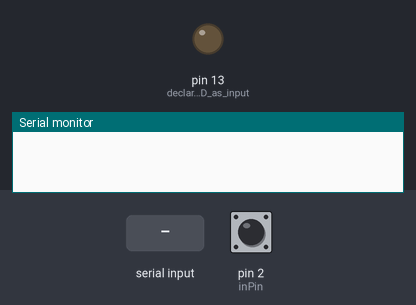
Recording of a sketch running on a simulated Arduino Uno, built with avr-gcc and run on an emulated ATmega328P. Shown: output pins drawn as LEDs (lit = HIGH), the last lines printed to the serial monitor. The test bench sets the inputs (shaded band); at power-on: pin 2 (inPin) HIGH. EEPROM starts erased.

Above: at 1.4 s.
1.5 s: "zapni" received over Serial
At 3.1 s:
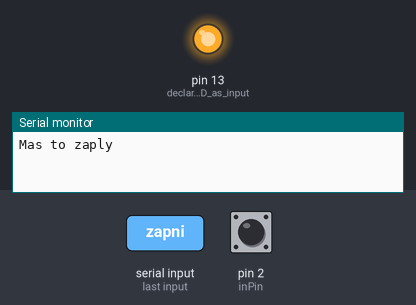
4.0 s: pin 2 (inPin) pulled LOW for 0.15 s
At 5.6 s:
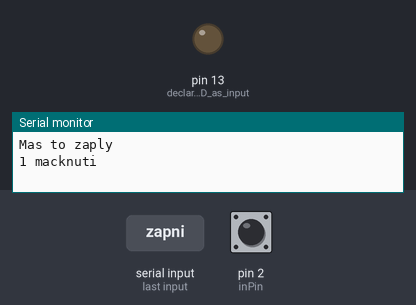
5.9 s: pin 2 (inPin) pulled LOW for 1 s
At 8.3 s:
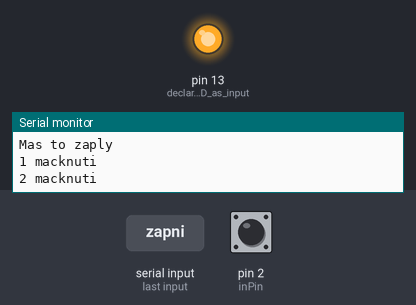
8.6 s: pin 2 (inPin) pulled LOW for 3.2 s
At 13.2 s:
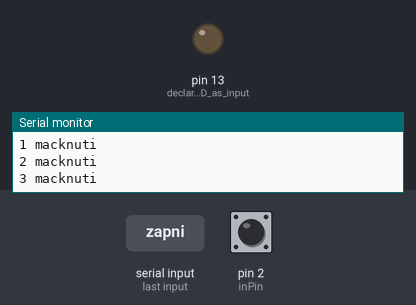
Timing chart, 0 to 14.7 s (numbered marks = the images above; inputs shaded):
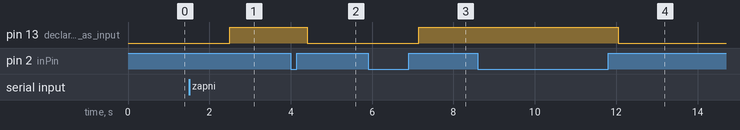

The sketch:

ProjectCrackingBits.ino
```cpp
#include <EEPROM.h>

// this constant won't change:
const int inPin = 2;   // choose the input pin (for a pushbutton)

// Variables will change:
int buttonState = 0;         // current state of the button
int lastButtonState = 0;     // previous state of the button
int pin13state = 1;          // kdyby = 0 (LOW) nebo neurceno, tak ledka sviti hned po nahrani programu
int buttonPushCounter = 0;   // counter for the number of button presses
int buttonPushCounter1 = 0;
int led_builtin;
int ledState;

void setup() {
  // initialize digital pin LED_BUILTIN as an output.
  Serial.begin(9600);
  pinMode(LED_BUILTIN, OUTPUT);    // declare LED as input
  pinMode(inPin, INPUT_PULLUP);    // declare pushbutton as input....vyuzit internal pull up rezistor

  checkLedState();
}

void loop() {
  if (Serial.available()) {
    //delay(50);                               // wait a bit for the entire message to arrive; it is neccessary? commented 15 5 2018
    while (Serial.available() > 0) {          // read all the available characters
      String ch;
      ch = Serial.readString();
      ch.trim();
      if (ch == "zapni" || ch == "ZAPNI") {
        digitalWrite(LED_BUILTIN, HIGH);
        Serial.println("Mas to zaply");
      }
      else if (ch == "vypni" || ch == "VYPNI") {
        digitalWrite(LED_BUILTIN, LOW);
        Serial.println("Mas to vyply");
      }
      else {
        Serial.println("Neplatny vyraz");
      }
    }
  }

  buttonState = digitalRead(inPin);                                           // read the pushbutton input pin: na zacatku HIGH, jelikoz mam INPUT_PULLUP

  if (buttonState != lastButtonState && buttonPushCounter1 != 0) {            // kvuli EEPROM pridana druha podminka; blok se vykona aspon po jednom zmacknuti)
    if (buttonState == HIGH) {                                                // kdyby = 0 (LOW), tak ledka sviti hned po nahrani programu; drzim button -> buttonState = 1, kdyz pustim -> buttonState = 0
      if (pin13state == 0) {                                                  // kdyz se zmeni ButtonState, prehod state pinu13 z 0 na 1 nebo obracene
        pin13state = 1;
      }
      else {
        pin13state = 0;
      }
      buttonPushCounter++;
      Serial.print(buttonPushCounter);
      Serial.println(" macknuti");
      delay(250);                                   // Delay a little bit to avoid bouncing; pokud moc maly, button neprepina poradne
    }
    lastButtonState = buttonState;                  // save the current state as the last state; kdyz tlacitko drzim (lastButtonState = 0), kdyz pustim (= 1) - je to kvuli INPUT_PULLUP
    digitalWrite(LED_BUILTIN, pin13state);
    EEPROM.update(10, pin13state);
  }

  if (buttonState == LOW) {
    buttonPushCounter1++;
  }
}

void checkLedState() {
  ledState = EEPROM.read(10);
  delay(250);
  if (ledState == 1) {
    digitalWrite(LED_BUILTIN, HIGH);
  }
  if (ledState == 0) {
    digitalWrite(LED_BUILTIN, LOW);
  }

}

// Furt neni uplne OK, pri prvnim zmacknuti nezmeni svuj stav, az pri druhym!!! (Oprava: pokud na zacatku sviti, pri macknuti vypne; ale pokud na zacatku nesviti, pro zapnuti musis macknout dvakrat)

/*
  if (buttonState != lastButtonState) {...tenhle blok je provede pouze pokud se zmeni stav tlacitka}
  if (buttonState == HIGH) {u zmeny stavu "spinace" detekuju HIGH, tedy kdyz nedrzim spinac, protoze mam INPUT_PULLUP; proto se mi taky rovnou ten blok provede po zpusteni a ja to obesel ze vypisuju "0 macknuti"}
  if (pin13state == 0) {}...zajistuje prepinani DIODY, detekuju v podstate kazde puštění tlacitka (spinace), tomi zajistuje ta podminka nad "if (buttonState == HIGH)" .....pokr dalsi radka
  else {}                    .. jelikoz nechci aby mi to svitilo rovnou po prvnim pusteni a mam nastavenou globalni promenou pin13state = 1, tak se provede cast "else"...
*/
```

Measured:
- after the input at 1.5 s, pin 13 (declare_LED_as_input): LOW → HIGH after 1.0 s
- after the input at 4.0 s, pin 13 (declare_LED_as_input): HIGH → LOW after 0.40 s
- after the input at 5.9 s, pin 13 (declare_LED_as_input): LOW → HIGH after 1.3 s
- after the input at 8.6 s, pin 13 (declare_LED_as_input): HIGH → LOW after 3.5 s
